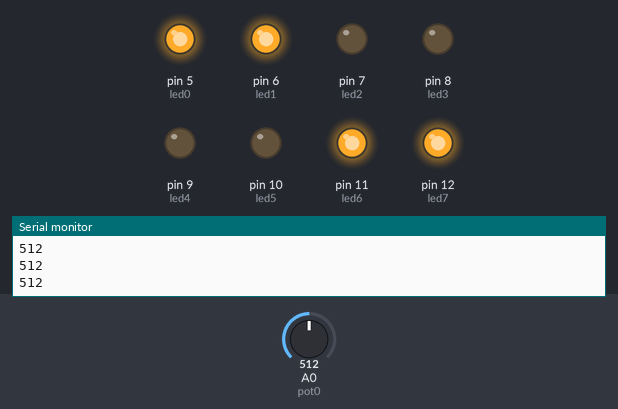
Simulated run of this sketch. Board: Arduino Uno, built with avr-gcc and run on an emulated ATmega328P. Shown: output pins drawn as LEDs (lit = HIGH), the last lines printed to the serial monitor. Dashed ring = blinking. The inputs (shaded band) are chosen by the test bench; at power-on: A0 (pot0) = 512.

Above: at 1.3 s.
1.4 s: A0 (pot0) set to 306
At 2.35 s:
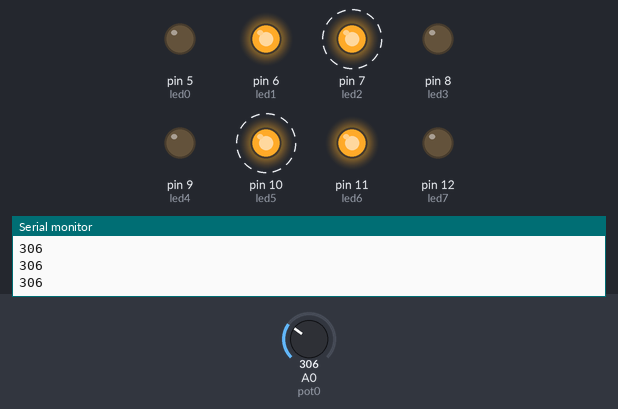
At 2.99 s:
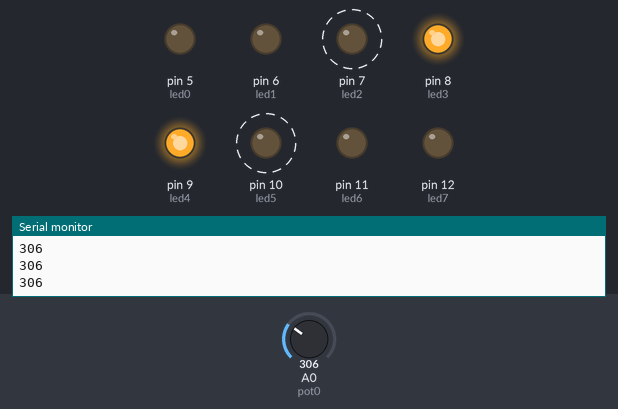
4.5 s: A0 (pot0) set to 122
At 5.45 s:
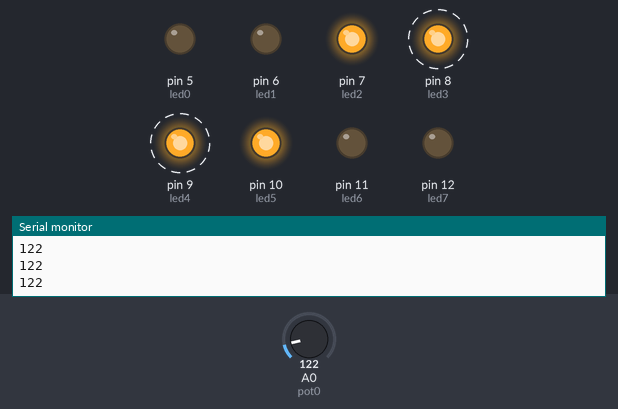
Timing chart, 0 to 13.6 s (numbered marks = the images above; inputs shaded):
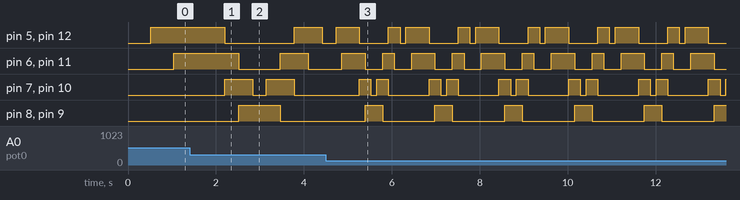

Measured:
- after the input at 1.4 s, pin 5 (led0), pin 12 (led7): HIGH → LOW after 0.80 s instead of 1.2 s; pin 6 (led1), pin 11 (led6): HIGH → LOW after 1.1 s instead of 1.7 s; pin 8 (led3), pin 9 (led4): LOW → HIGH after 1.1 s instead of 1.7 s
- after the input at 4.5 s, pin 8 (led3), pin 9 (led4): alternates HIGH for 0.40 s and LOW for 1.2 s, starting after 0.89 s
- by itself, pin 7 (led2), pin 10 (led5): repeats every 1.6 s: LOW 0.13 s, HIGH 0.26 s, LOW 0.93 s, HIGH 0.26 s

The sketch:

EX2.ino
```cpp
/**********************************************************************************
**                                 TÍTOL                                         **
**                          Velocitat de 8 leds                                  **
**                                                                               **
** NOM: Deivith Trujillo Meza                                                    **
**********************************************************************************/
//******************************** INCLUDE ****************************************


//******************************* VARIABLES ***************************************
const byte led0 = 5;
const byte led1 = 6;
const byte led2 = 7;
const byte led3 = 8;
const byte led4 = 9;
const byte led5 = 10;
const byte led6 = 11;
const byte led7 = 12;
const byte pot0 = A0;
unsigned long velocidad = 50;
int valPot0;
int estat = 0;

//************************* SETUP *******************************
void setup()
{
Serial.begin(9600);
pinMode(led0, OUTPUT);
pinMode(led1, OUTPUT);
pinMode(led2, OUTPUT);
pinMode(led3, OUTPUT);
pinMode(led4, OUTPUT);
pinMode(led5, OUTPUT);
pinMode(led6, OUTPUT);
pinMode(led7, OUTPUT);
pinMode(pot0, INPUT);
}
//************************* LOOP ********************************
void loop()
{
  valPot0 = analogRead(pot0);
  Serial.println(valPot0);
  velocidad = 10 + valPot0;
  delay(velocidad);
  switch (estat)
  {
    case 0:
      digitalWrite(led0, HIGH);
      digitalWrite(led1, LOW);
      digitalWrite(led2, LOW);
      digitalWrite(led3, LOW);
      digitalWrite(led4, LOW);
      digitalWrite(led5, LOW);
      digitalWrite(led6, LOW);
      digitalWrite(led7, HIGH);
      estat = 1;
      break;
    case 1:
      digitalWrite(led0, HIGH);
      digitalWrite(led1, HIGH);
      digitalWrite(led2, LOW);
      digitalWrite(led3, LOW);
      digitalWrite(led4, LOW);
      digitalWrite(led5, LOW);
      digitalWrite(led6, HIGH);
      digitalWrite(led7, HIGH);
      estat = 2;
      break;

    case 2:
      digitalWrite(led0, HIGH);
      digitalWrite(led1, HIGH);
      digitalWrite(led2, LOW);
      digitalWrite(led3, LOW);
      digitalWrite(led4, LOW);
      digitalWrite(led5, LOW);
      digitalWrite(led6, HIGH);
      digitalWrite(led7, HIGH);
      estat = 3;
      break;

    case 3:
      digitalWrite(led0, HIGH);
      digitalWrite(led1, HIGH);
      digitalWrite(led2, LOW);
      digitalWrite(led3, LOW);
      digitalWrite(led4, LOW);
      digitalWrite(led5, LOW);
      digitalWrite(led6, HIGH);
      digitalWrite(led7, HIGH);
      estat = 4;
      break;

    case 4:
      digitalWrite(led0, LOW);
      digitalWrite(led1, HIGH);
      digitalWrite(led2, HIGH);
      digitalWrite(led3, LOW);
      digitalWrite(led4, LOW);
      digitalWrite(led5, HIGH);
      digitalWrite(led6, HIGH);
      digitalWrite(led7, LOW);
      estat = 5;
      break;

    case 5:
      digitalWrite(led0, LOW);
      digitalWrite(led1, LOW);
      digitalWrite(led2, HIGH);
      digitalWrite(led3, HIGH);
      digitalWrite(led4, HIGH);
      digitalWrite(led5, HIGH);
      digitalWrite(led6, LOW);
      digitalWrite(led7, LOW);
      estat =6;
      break;

    case 6:
      digitalWrite(led0, LOW);
      digitalWrite(led1, LOW);
      digitalWrite(led2, LOW);
      digitalWrite(led3, HIGH);
      digitalWrite(led4, HIGH);
      digitalWrite(led5, LOW);
      digitalWrite(led6, LOW);
      digitalWrite(led7, LOW);
      estat = 7;
      break;

    case 7:
      digitalWrite(led0, LOW);
      digitalWrite(led1, LOW);
      digitalWrite(led2, HIGH);
      digitalWrite(led3, HIGH);
      digitalWrite(led4, HIGH);
      digitalWrite(led5, HIGH);
      digitalWrite(led6, LOW);
      digitalWrite(led7, LOW);
      estat = 8;
      break;

    case 8:
      digitalWrite(led0, LOW);
      digitalWrite(led1, HIGH);
      digitalWrite(led2, HIGH);
      digitalWrite(led3, LOW);
      digitalWrite(led4, LOW);
      digitalWrite(led5, HIGH);
      digitalWrite(led6, HIGH);
      digitalWrite(led7, LOW);
      estat = 9;
      break;

    case 9:
      digitalWrite(led0, HIGH);
      digitalWrite(led1, HIGH);
      digitalWrite(led2, LOW);
      digitalWrite(led3, LOW);
      digitalWrite(led4, LOW);
      digitalWrite(led5, LOW);
      digitalWrite(led6, HIGH);
      digitalWrite(led7, HIGH);
      estat = 10;
      break;

    case 10:
      digitalWrite(led0, HIGH);
      digitalWrite(led1, LOW);
      digitalWrite(led2, LOW);
      digitalWrite(led3, LOW);
      digitalWrite(led4, LOW);
      digitalWrite(led5, LOW);
      digitalWrite(led6, LOW);
      digitalWrite(led7, HIGH);
      estat = 11;
      break;

    case 11:
      digitalWrite(led0, LOW);
      digitalWrite(led1, LOW);
      digitalWrite(led2, LOW);
      digitalWrite(led3, LOW);
      digitalWrite(led4, LOW);
      digitalWrite(led5, LOW);
      digitalWrite(led6, LOW);
      digitalWrite(led7, LOW);
      estat = 0;
      break;
}
}
//************************** FUNCTIONS **************************
```
